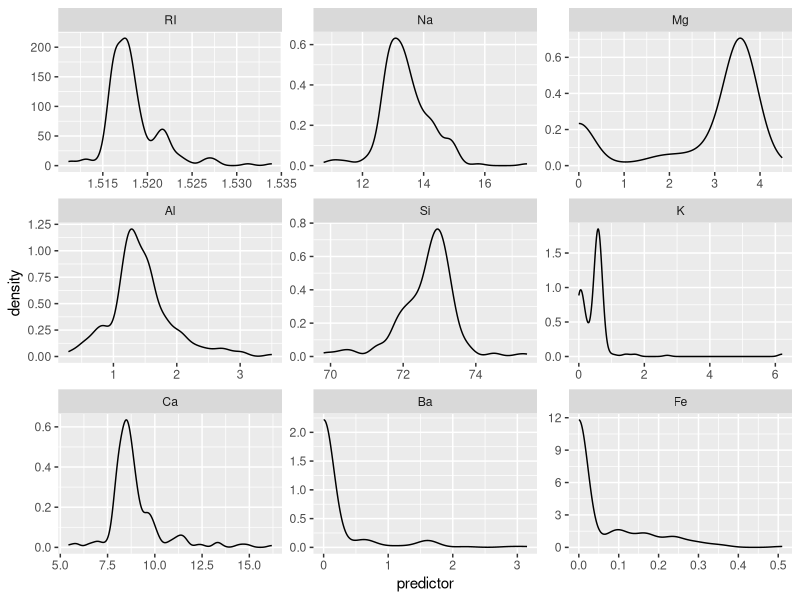
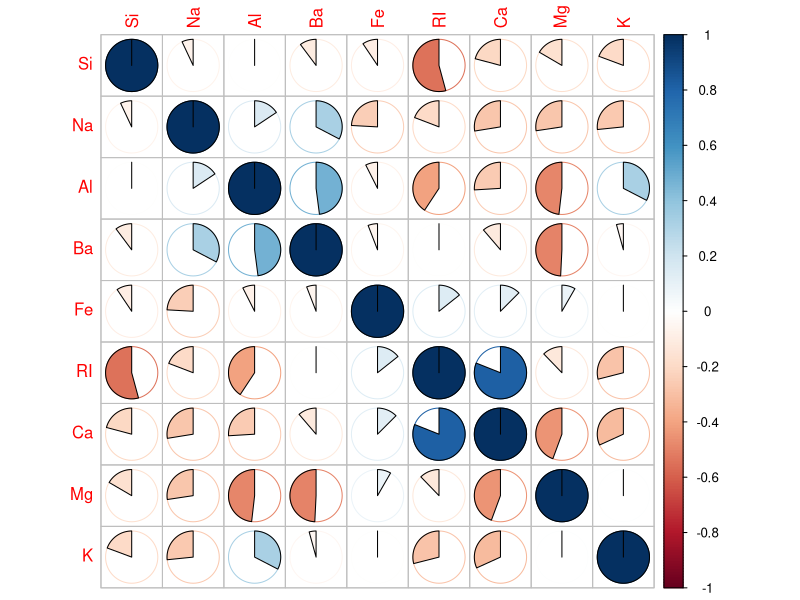

R code for these plots, in order: (Note: this script raises an error after producing the figures.)
library(mlbench)
library(e1071)
library(reshape2)
library(ggplot2)
library(corrplot)

data(Glass)

# Remove Type column
glassSubset <- subset(Glass, select = -Type)
skewValues <- apply(glassSubset, 2, skewness)

# Transform to long format
glassMelted <- melt(glassSubset)

# Plot predictor's density function
plot1 <- ggplot(data=glassMelted, aes(glassMelted$value)) + 
  geom_density() +
  facet_wrap(~variable, scales = "free") +
  xlab("predictor")

print(plot1)
# Highlly skewed: Mg, K, Ba, Fe
# Skewed: 

#plot2 <- densityplot(~value|variable,
#            data = glassMelted,
#            ## Adjust each axis so that the measurement scale is
#            ## different for each panel
#            scales = list(x = list(relation = "free"),
#                          y = list(relation = "free")),
#            ## 'adjust' smooths the curve out
#            adjust = 1.25,
#            ## change the symbol on the rug for each data point
#            pch = "|",
#            xlab = "Predictor")
#print(plot2)

# Verify the correlation between predictors
correlations <- cor(glassSubset)
plotcorr <- corrplot(correlations, 
                     order = "hclust",
                     method = "pie",
                     addCoefasPercent = TRUE)
print(plotcorr)

highCorr <- findCorrelation( correlations, cutoff = 0.75)
filterredSegdata <- glassSubset[, -highCorr]